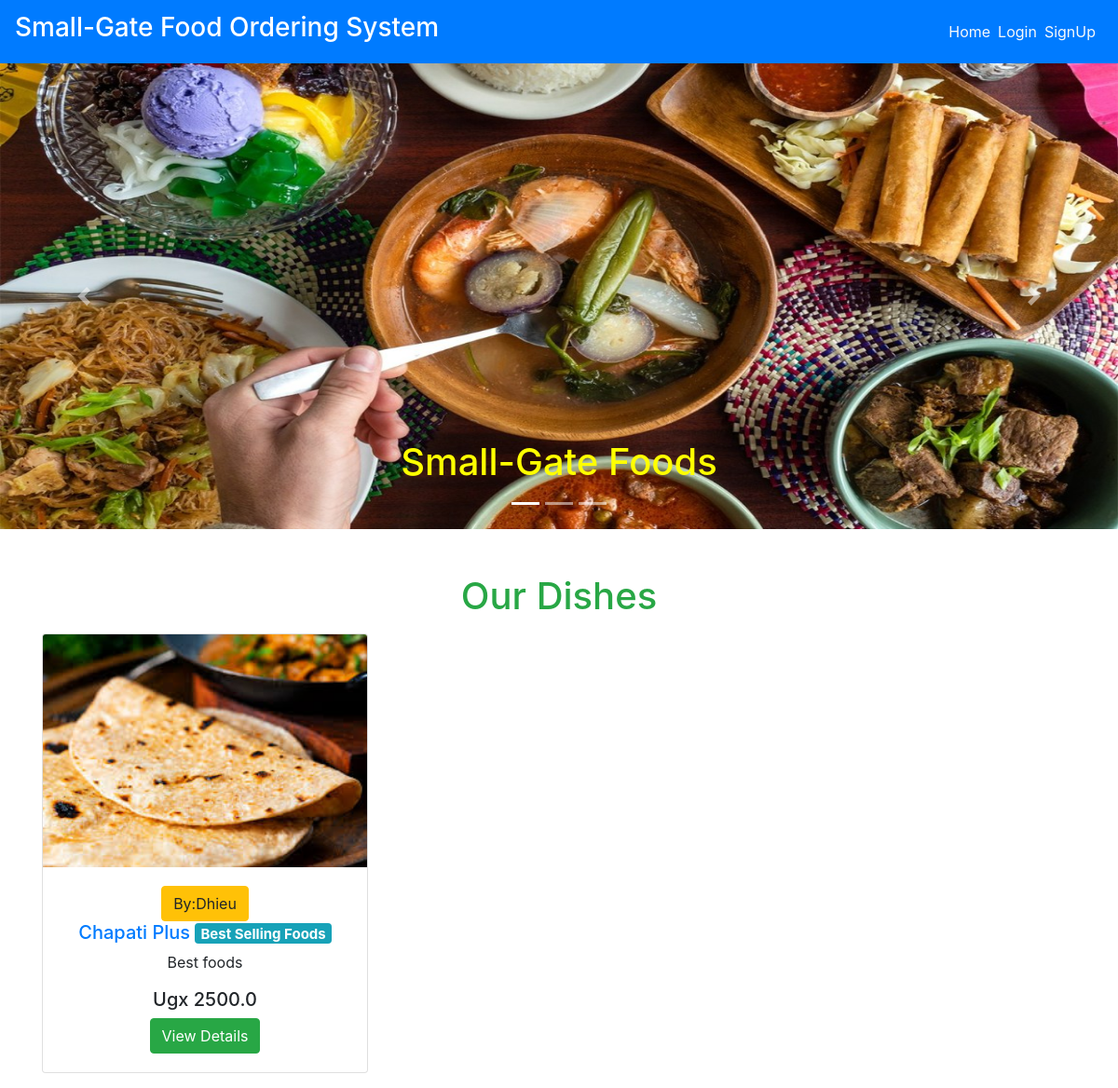
The page / on the database its author committed.
### main/models.py (models this page shows, shortened)
class Item(models.Model):
    LABELS = (
        ('Best Selling Foods', 'Best Selling Foods'),
        ('New Food', 'New Food'),
        ('Spicy Foods🔥', 'Spicy Foods🔥'),
    )
    LABEL_COLOUR = (
        ('danger', 'danger'),
        ('success', 'success'),
        ('primary', 'primary'),
        ('info', 'info'),
        ('warning', 'warning'),
    )
    title = models.CharField(max_length=150)
    description = models.CharField(max_length=250,blank=True)
    price = models.FloatField()
    pieces = models.IntegerField(default=6)
    instructions = models.CharField(max_length=250,default="Available")
    image = models.ImageField(default='default.png', upload_to='images/')
    labels = models.CharField(max_length=25, choices=LABELS, blank=True)
    label_colour = models.CharField(max_length=15, choices=LABEL_COLOUR, blank=True)
    slug = models.SlugField(default="foods")
    created_by = models.ForeignKey(User, on_delete=models.CASCADE)

### main/views.py (the view)
# urls.py: path('', MenuListView.as_view(), name='home'),
class MenuListView(ListView):
    model = Item
    template_name = 'main/home.html'
    context_object_name = 'menu_items'

### main/templates/main/home.html (shortened to what this page needs)
{% extends "main/layout.html" %}
{% block content %}
  <div class="home bg-grey">
    <div id="carouselExampleCaptions" class="carousel slide mb-5" data-ride="carousel" style="height: 500px;">
        <ol class="carousel-indicators">
          <li data-target="#carouselExampleCaptions" data-slide-to="0" class="active"></li>
          <li data-target="#carouselExampleCaptions" data-slide-to="1"></li>
          <li data-target="#carouselExampleCaptions" data-slide-to="2"></li>
        </ol>
        <div class="carousel-inner">
          <div class="carousel-item active">
            <img src="../media/garantisado.jpg" class="d-block w-100" alt="sushi1" height="500px">
            <div class="carousel-caption d-none d-md-block text-dark">
              <h1 style="color: yellow">Small-Gate Foods</h1>
            </div>
          </div>
        </div>
        <a class="carousel-control-prev" href="#carouselExampleCaptions" role="button" data-slide="prev">
          <span class="carousel-control-prev-icon" aria-hidden="true"></span>
        </a>
        <a class="carousel-control-next" href="#carouselExampleCaptions" role="button" data-slide="next">
          <span class="carousel-control-next-icon" aria-hidden="true"></span>
        </a>
    </div>
    <div class="container">
      <h1 class="text-center text-success mb-3">Our Dishes</h1>
      <div class="row">
        {% for item in menu_items %}
            <div class="col-sm-4">
                <div class="card mb-3" style="height: fit-content; overflow: auto;">
                  <img src="{{ item.image.url }}" style="height: 250px;">
                    <div class="card-body text-center">
                      <button class="btn btn-warning">By:{{ item.created_by }}</button>
                      <h5 class="text-center"><a href="{% url 'main:dishes' item.slug %}">{{ item.title }} </a><span class="badge badge-{{ item.label_colour }}">{{ item.labels }}</span></h5>
                      <p class="text-center">{{ item.description }}</p>
                      <h5 class="text-center">Ugx {{ item.price }}</h5>
                      <a href="{% url 'main:dishes' item.slug %}" class="btn btn-success">View Details</a>
                    </div>
                </div>
            </div>
        {% endfor %}
      </div>
    </div>
  </div>
{% endblock content %}

### rows shown on the page
Item: image (picture), created_by "Dhieu", title "Chapati Plus", labels "Best Selling Foods", description "Best foods", price "2500.0"
